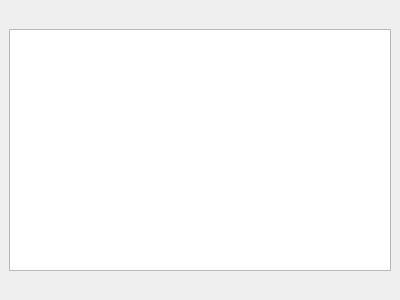
<?xml version="1.0" encoding="UTF-8"?>
<ui version="4.0">
 <class>ScriptTreeViewDockWidget</class>
 <widget class="QDockWidget" name="ScriptTreeViewDockWidget">
  <property name="geometry">
   <rect>
    <x>0</x>
    <y>0</y>
    <width>400</width>
    <height>300</height>
   </rect>
  </property>
  <property name="windowTitle">
   <string>Scripts TreeView</string>
  </property>
  <widget class="QWidget" name="dockWidgetContents">
   <layout class="QVBoxLayout" name="verticalLayout">
    <item>
     <widget class="QLabel" name="label">
      <property name="text">
       <string/>
      </property>
      <property name="pixmap">
       <pixmap resource="../Resources/qtui.qrc">:/images/pass.bmp</pixmap>
      </property>
      <property name="alignment">
       <set>Qt::AlignCenter</set>
      </property>
     </widget>
    </item>
    <item>
     <widget class="QTreeView" name="treeView"/>
    </item>
    <item>
     <widget class="QLabel" name="label_2">
      <property name="text">
       <string/>
      </property>
      <property name="pixmap">
       <pixmap resource="../Resources/qtui.qrc">:/images/legend_status.bmp</pixmap>
      </property>
      <property name="alignment">
       <set>Qt::AlignCenter</set>
      </property>
     </widget>
    </item>
   </layout>
  </widget>
 </widget>
 <resources>
  <include location="../Resources/qtui.qrc"/>
 </resources>
 <connections/>
</ui>
